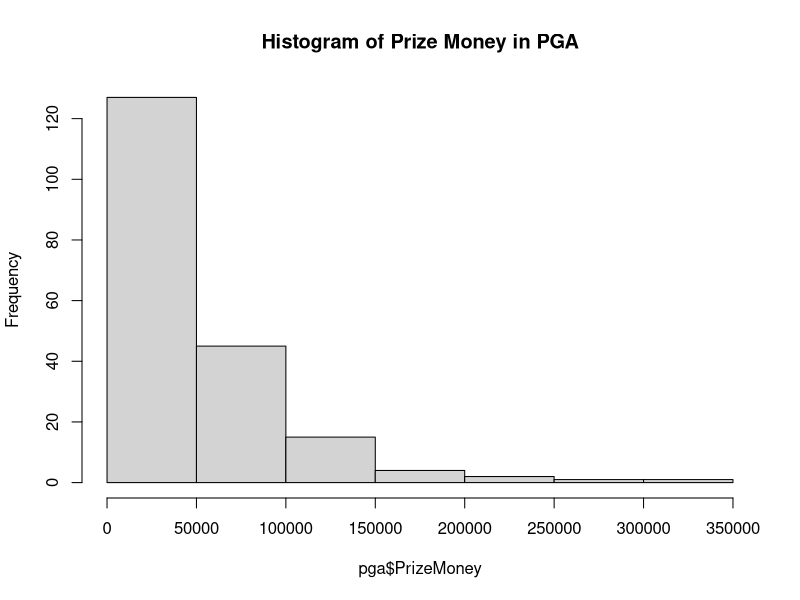
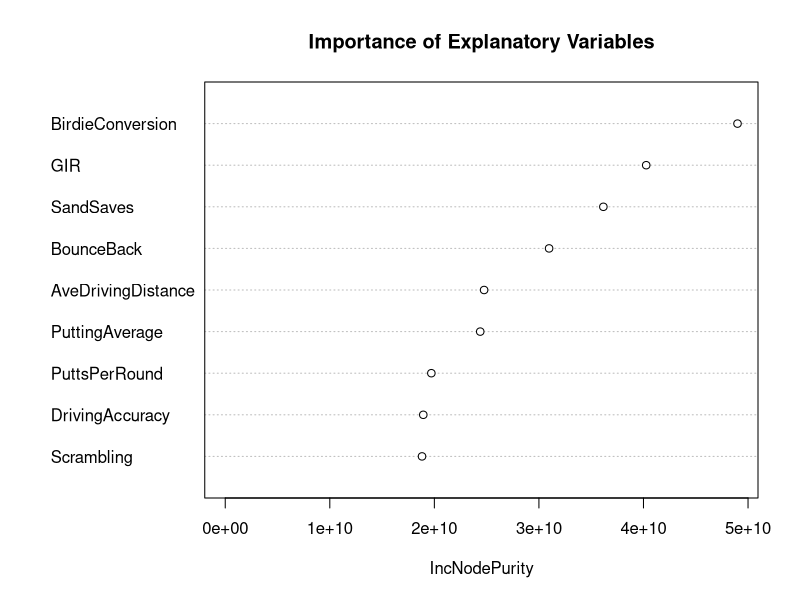

Reproduce these figures in R, in order.
#Cameron Moyle
#Random Forest Homework

#PGA Tournament Data

#The response variable for this study will be Prize Money earned, which is a quantitative variable.
#The explanatory variables that are quantitative are AveDrivingDistance, DrivingAccuracy, GIR, PuttingAverage,
#BirdieConversion, SandSaves, Scrambling, Bounceback, and PuttsPerRound.
#The categorical variable is the name of the player, which is not included in the final random forest
#There was also originally a categorical variable for whether a player was Tiger Woods (T,F), but that was removed
#from the dataset.

#Data
#Accessed 1/30/2018 from (http://www.stat.tamu.edu/~sheather/book/data_sets.php)
#Back slashes inserted to eliminate errors with "" symbols. (lines 112, 201, 208)
pga <- read.csv(header = TRUE, text = "
Name,TigerWoods,PrizeMoney,AveDrivingDistance,DrivingAccuracy ,GIR,PuttingAverage,BirdieConversion,SandSaves,Scrambling,BounceBack,PuttsPerRound
Aaron Baddeley,0,60661,288.3,60.73,58.26,1.745,31.36,54.8,59.37,19.3,27.96
Adam Scott,0,262045,301.1,62,69.12,1.767,30.39,53.61,57.94,19.35,29.28
Alex Aragon,0,3635,302.6,51.12,59.11,1.787,29.89,37.93,50.78,16.8,29.2
Alex Cejka,0,17516,288.8,66.4,67.7,1.777,29.33,45.13,54.82,17.05,29.46
Arjun Atwal,0,16683,287.7,63.24,64.04,1.761,29.32,52.44,57.07,18.21,28.93
Arron Oberholser,0,107294,285,62.53,69.27,1.775,29.2,47.2,57.67,20,29.56
Bart Bryant,0,50620,282.2,72.76,68.67,1.812,24.95,41.84,55.46,20.85,30.06
Ben Crane,0,57273,285.8,63.51,62.01,1.736,32.28,45.6,56.49,19.59,28.46
Ben Curtis,0,86782,278.8,66.61,65.25,1.798,26.36,45,56.88,14.46,29.5
Bernhard Langer,0,23396,285.8,62.41,65.66,1.778,28.94,48.45,59.1,22,29.17
Bill Haas,0,29567,296.7,57.71,64.24,1.786,29.39,48.7,59.55,19.78,29.04
Billy Andrade,0,44080,285.6,62.84,66.44,1.788,27.7,45.3,58.84,18.36,29.31
Billy Mayfair,0,47172,282.3,70.14,66.55,1.796,26.65,48.61,60.42,13.15,29.36
Bo Van Pelt,0,49640,297.4,60.72,66.45,1.772,31.09,50,57.63,21.4,29.24
Bob Estes,0,53610,286.4,64.01,66.73,1.777,28.07,51.56,60.12,17.18,29.16
Bob May,0,26129,292.7,61.9,69.09,1.785,27.86,56.41,55.36,21.18,29.47
Bob Tway,0,11989,284.5,61.16,64.17,1.771,27.68,41.67,55.27,17.28,29.08
Brad Faxon,0,20911,270.3,57.56,58.05,1.771,28.13,46.85,57.22,18.8,28.5
Brandt Jobe,0,28658,297.2,61.12,67.23,1.79,28.02,46.88,54.91,19.62,29.59
Brent Geiberger,0,19683,286.9,67.04,64.95,1.778,28.04,47.74,60.46,19.62,28.96
Brett Quigley,0,79316,289.6,58.85,67.83,1.779,29.04,53.57,61.84,20.08,29.19
Brett Wetterich,0,120927,307.8,61.46,67.82,1.766,32.23,52.94,53.47,25.71,29.3
Brian Bateman,0,24814,296.7,59.78,64.53,1.808,25.53,47.42,57.83,19.29,29.29
Brian Davis,0,27224,286.6,70.06,65.37,1.79,28.34,50,59.54,24.71,29.21
Brian Gay,0,33471,274.8,68.64,63.19,1.727,31.05,61.59,64.6,19.92,28.05
Briny Baird,0,33782,285.1,71.39,70.2,1.777,28.87,44.55,56.42,24.12,29.64
Bubba Dickerson,0,20322,298.8,62.81,65.63,1.777,29.89,49.67,53.03,22.95,29.32
Bubba Watson,0,37751,319.6,51.5,66.74,1.797,30.66,42.97,58.35,22.48,29.56
Camilo Villegas,0,60073,302.1,58.06,65.29,1.78,30.55,45.21,56.45,22.46,29.29
Carl Pettersson,0,94571,286.6,61.01,62.31,1.776,29.62,53.05,58.95,24.14,28.84
Carlos Franco,0,15668,293.4,55.71,65.18,1.814,27.98,52.45,54.55,19.44,29.9
Chad Campbell,0,112443,290.9,59.77,67.43,1.795,28.02,58.45,57.84,19.43,29.51
Charles Howell III,0,51770,295.4,56.39,65.89,1.823,26.23,48.3,56.92,20.44,29.75
Charles Warren,0,37735,300.1,64.09,67.96,1.797,27.51,45.13,58.96,16.26,29.41
Charley Hoffman,0,38455,304.4,58.01,66.61,1.753,31.94,45.91,55.86,21.11,28.94
Chris Couch,0,50249,299.7,60.98,66.15,1.793,30.53,33.91,49.02,19.69,29.83
Chris DiMarco,0,59151,279.3,64.34,66.45,1.772,29.22,51.22,59.02,22.17,29.22
Chris Riley,0,18345,284.5,70.55,62.47,1.755,30.03,61.9,60.65,15.57,28.61
Chris Smith,0,8734,299.2,66.02,69.32,1.806,27.01,36.36,52.7,19.71,30.18
Corey Pavin,0,56873,265.9,67.66,63.57,1.815,23.43,58.33,66.45,12.29,28.91
Craig Barlow,0,45752,294.1,58.04,65.75,1.769,30.54,49.54,54.67,19.2,29.41
D.A. Points,0,14499,289.4,62.37,62.92,1.773,30.35,43.84,56.18,18.5,28.95
D.J. Trahan,0,31371,291.5,64.04,64.01,1.78,29.03,49.34,56.26,15.3,29.26
Daisuke Maruyama,0,38275,284.5,71.75,66.24,1.783,28.5,44.88,57.5,17.78,29.23
Daniel Chopra,0,46377,298.5,56.77,63.5,1.712,34.75,52.72,57.47,22.04,28.21
Danny Ellis,0,16630,293.6,60.58,62.59,1.764,28.93,43.21,58,18.95,28.84
Darron Stiles,0,10504,287.7,68.23,69.67,1.789,27.17,50.72,60.37,19.67,29.67
David Duval,0,13262,297.4,51.09,60.06,1.767,30.91,49.59,52.42,15.79,28.87
David Howell,0,65174,289.1,62.38,63.21,1.73,32.88,50,53.69,19.21,28.89
David McKenzie,0,15187,284.4,67.41,65.83,1.777,28.69,50.91,57.11,18.1,29.19
David Toms,0,132327,285.4,69.18,66.18,1.759,31.43,59.43,59.29,25.54,29.01
Davis Love III,0,119444,301.9,59.89,66.59,1.751,31.53,44.9,55.14,22.52,29
Dean Wilson,0,73819,282.9,63.47,65.27,1.765,29.26,55.32,59.37,23.43,28.83
Doug Barron,0,13865,275.5,67.49,60.43,1.781,28.59,60.5,60.77,16.89,28.58
Dudley Hart,0,26301,286.3,58.13,63.79,1.783,28.99,62.2,58.96,21.74,28.92
Duffy Waldorf,0,22340,286.6,67.92,66.24,1.803,28.35,58.9,59.03,19.14,29.47
Eric Axley,0,43951,294.6,63.68,65.73,1.748,31.14,39.58,56.47,19.28,28.8
Ernie Els,0,129234,295.1,57.62,63.72,1.759,30.51,53.23,59.33,20.67,28.72
Frank Lickliter II,0,57092,286.1,66.62,67.98,1.763,29.87,45.59,61,22.5,29.04
Fred Couples,0,45904,301.5,54.36,65.33,1.816,27.01,40.59,55.13,15.76,30.02
Fred Funk,0,54477,272.8,78.01,66.35,1.785,27.1,52.41,60.06,20.07,29.33
Fredrik Jacobson,0,43820,290.7,62.45,63.99,1.76,29.61,48.94,57.58,20.99,28.79
Geoff Ogilvy,0,217748,295.3,61.89,62.94,1.769,31.44,56.67,58.89,22.17,28.93
Greg Chalmers,0,5402,286.4,53.9,59.04,1.764,29.06,56.91,56.28,19.64,28.63
Greg Kraft,0,10528,275.8,70.01,62.74,1.77,27.22,44.25,58.05,15.49,28.95
Greg Owen,0,54862,295.1,67.13,68.54,1.812,28.87,42.27,62.61,20.73,29.64
Harrison Frazar,0,30656,304.6,60.94,64.04,1.748,32.7,49.39,57.72,23.26,28.55
Heath Slocum,0,39356,281.2,74.67,67.8,1.792,27.84,51.97,55.66,16.28,29.58
Henrik Bjornstad,0,15840,296.8,62.55,64.39,1.8,27.3,45.99,57.31,20.14,29.32
Hidemichi Tanaka,0,2240,281.7,58.88,57.91,1.824,23.92,53.91,54.07,16.09,29.26
Hunter Mahan,0,38188,295,68.31,67.4,1.777,31.06,46.32,55.13,18.82,29.65
Ian Leggatt,0,13031,291.9,61.1,63.23,1.793,27.93,47.86,54.47,19.43,29.28
Ian Poulter,0,103594,287.9,70.19,66.03,1.772,28.8,50.68,60.38,25.38,29.06
J.B. Holmes,0,57216,318.8,54.13,65.3,1.802,31.56,49.26,51.98,20.08,29.75
J.J. Henry,0,82196,295.9,60.03,68.16,1.788,28.12,39.68,54.78,22.99,29.69
J.L. Lewis,0,25804,279.6,64.2,62.67,1.802,26.37,47.62,58.75,20.79,29.23
J.P. Hayes,0,36918,287.2,66.88,64.24,1.753,32.6,36.84,58.76,23.53,28.84
James Driscoll,0,7583,296.4,50.54,61.32,1.817,28.83,48.59,54.58,17.25,29.39
Jason Bohn,0,57824,289,66.78,65.87,1.797,27.89,52.87,61.97,24.46,29.18
Jason Gore,0,24724,299.6,59.95,63.03,1.796,29.97,50,53.85,19.45,29.5
Jason Schultz,0,5265,293.1,59.43,63.19,1.808,27.73,46.09,56.54,16.67,29.45
Jeff Brehaut,0,16927,286.1,66.17,67.3,1.787,29.35,42.31,55.04,17.73,29.67
Jeff Gove,0,27361,289.8,65.65,72.03,1.813,25.8,50.46,58.68,18.6,30.11
Jeff Maggert,0,55014,281.5,71.86,65.36,1.789,27.5,47.5,53.47,17.97,29.33
Jeff Overton,0,20612,299.1,58.28,65.29,1.793,28.41,51.54,59.21,21.07,29.18
Jeff Sluman,0,43173,279.8,64.81,65.24,1.763,29.54,56.02,58.86,14.84,29.05
Jerry Kelly,0,56058,278.1,70.26,67.11,1.781,28.46,54.05,60.98,19.47,29.17
Jerry Smith,0,19594,277.9,69.66,66.55,1.78,28.79,58.59,60.11,16.86,29.35
Jesper Parnevik,0,54513,290.5,61.37,64.42,1.745,30.9,47.95,60.59,22.54,28.58
Jim Furyk,0,300555,281.9,73.85,70.71,1.742,30.47,47.62,64.66,25.6,28.85
Jimmy Walker,0,7331,296.9,49.75,61.97,1.764,28.84,46.73,53.65,17.2,29.03
Joe Durant,0,100398,289.1,78.43,69.75,1.785,28.67,41.5,56,16.91,29.81
Joe Ogilvie,0,37004,287.3,64.07,65.08,1.757,30.99,52.86,59.79,20.63,28.7
Joey Sindelar,0,27673,284.2,65.58,68.64,1.799,27.09,39.69,53.54,17.65,30
John Cook,0,29296,277,70.65,66.33,1.789,27.07,46.07,60.59,18.68,29.31
John Daly,0,9149,307.1,52.48,60.88,1.79,31.47,43.18,52.46,20.22,29.37
\"John Engler, Jr.\",0,2692,287.4,58.07,59.78,1.809,25.28,49.61,53.61,16.95,29.36
John Huston,0,15964,292,58.74,62.58,1.777,30.24,48.21,58.97,20.96,28.92
John Rollins,0,53530,295.5,64.22,66.12,1.755,30.73,39.33,52.97,20.28,29.15
John Senden,0,58953,296.2,64.95,71.15,1.793,27.23,51.97,58.18,24.89,29.84
Jon Mills,0,2426,298.2,57.05,62.71,1.835,24.36,55.05,55.76,18.01,29.65
Jonathan Byrd,0,70421,298.1,64.15,69.61,1.75,33.09,48.6,60.94,22.64,29.06
Jonathan Kaye,0,18085,294.6,65.37,68.42,1.828,25.8,34.35,57.55,24.81,29.99
Jose Maria Olazabal,0,117801,287.2,59.68,65.52,1.77,28.89,54.43,57.78,19.25,29.1
Justin Leonard,0,30068,282.3,67.24,63.36,1.779,26.34,48.8,58.73,18.94,28.87
Justin Rose,0,58189,291.4,64,67.89,1.759,31.72,52.31,58.29,21.31,29
K.J. Choi,0,91406,287,65.03,68.12,1.792,27.53,56.49,58.9,17.01,29.51
Kenny Perry,0,37214,293.1,68.45,68.75,1.813,26.46,48.84,54.57,17.67,30.19
Kent Jones,0,26899,287.1,67.95,65.46,1.762,29.54,52.87,55.89,18.63,29.2
Kevin Sutherland,0,25918,293.5,64.52,68.29,1.796,27.15,52.99,60.58,21.31,29.5
Kirk Triplett,0,42589,281,72.76,65.28,1.757,29.05,45.35,56,18.56,28.79
Kris Cox,0,18494,298.4,59.31,66.39,1.783,28.66,48.04,56.73,17.57,29.3
Larry Mize,0,12110,278.3,74.33,64.16,1.803,23.17,43.75,60.49,16.79,29.18
Lee Janzen,0,18721,282.7,56.39,63.08,1.765,30.58,50.35,52.76,17.95,29.23
Len Mattiace,0,3025,290.6,56.71,58.85,1.773,29.21,47.37,55.38,17.39,28.75
Lucas Glover,0,83483,299.4,63.69,67.33,1.763,32.02,47.53,56.23,20.42,29.15
Luke Donald,0,176523,283.7,66.86,66.05,1.752,30.19,63.64,65.35,22.22,28.54
Marco Dawson,0,20188,291.9,61.17,64.94,1.752,30.74,53.23,56.47,20.32,28.67
Mark Brooks,0,5777,274.3,69.35,62.92,1.799,23.86,48.03,57.41,15.27,29.27
Mark Calcavecchia,0,26123,282.4,65.3,62.07,1.792,30.67,44.3,56.28,16.99,29.37
Mark O'Meara,0,11315,274.4,57.35,59.44,1.778,27.66,51.11,58.9,16.46,28.7
Mark Wilson,0,18513,282,67.23,67.98,1.758,29.85,55.81,58.45,19.5,29.28
Mathew Goggin,0,41390,296,63.5,67.14,1.824,27.78,45.13,55.31,16.82,30.16
Mathias Gronberg,0,22467,295.1,62.51,66.54,1.8,29.17,40.28,56.34,22.61,29.39
Matt Hansen,0,7490,300.5,59.85,66.92,1.839,27.36,39.08,58.02,18.36,30.15
Michael Allen,0,18838,291.8,58.01,62.7,1.746,31.86,59.09,58.87,17.96,28.48
Michael Connell,0,4444,281.9,60.99,64.12,1.819,26.4,45.07,51.29,20.22,30
Mike Sposa,0,5285,284.8,65.71,63.16,1.823,26.93,56.04,59.63,20.1,29.37
Mike Weir,0,78489,281.2,64.1,66.47,1.752,30.73,53.79,58.67,21.79,29.06
Nathan Green,0,56693,282,63.1,63.03,1.757,31.32,53.07,60.98,24.92,28.56
Nicholas Thompson,0,8272,295.6,67.44,65.35,1.829,27.17,44.67,53.79,17.52,30.12
Nick Watney,0,42890,300.6,61.78,65.38,1.788,31.72,43.51,61.15,21.64,29.08
Olin Browne,0,25135,276.6,73.56,64.32,1.764,29.06,44.59,55.09,23.68,28.86
Omar Uresti,0,26532,280.5,74.3,66.38,1.807,25.89,47.89,63.59,20.92,29.34
Padraig Harrington,0,89312,294.7,66.14,65.22,1.758,31.18,52.86,60.38,23.26,29.04
Pat Perez,0,37869,298.4,59.31,64.67,1.771,30.05,47.19,54.4,20,29.04
Patrick Sheehan,0,11376,287.5,64.99,63.89,1.788,26.92,41.22,59.08,15.85,28.99
Paul Azinger,0,23403,285.8,62.65,62.39,1.769,28,52.35,63.16,15.52,28.38
Paul Goydos,0,37100,274.3,72.9,65.28,1.793,26.98,44.35,60.67,16.83,29.17
Paul Stankowski,0,14527,295.4,61.23,65.87,1.811,26.9,47.87,56.98,15.5,29.71
Peter Lonard,0,38046,280.6,64.19,63.16,1.824,25.35,57.14,58.13,19.33,29.51
Phil Mickelson,0,224027,300.7,58.61,68.28,1.731,35.66,40.4,55.84,23.33,28.91
Retief Goosen,0,145414,297.6,57.28,65.46,1.771,30.26,49.48,57.37,23.78,28.98
Rich Beem,0,24379,295.6,63.24,66.2,1.787,29.25,44.87,53.66,20.16,29.6
Richard S. Johnson,0,53634,283.4,67.99,66.02,1.764,28.43,46.81,59.83,21.25,28.94
Robert Allenby,0,68345,293.9,69.33,67.89,1.746,31.09,51.49,56.18,20.09,29.1
Robert Damron,0,14558,281.7,62.93,63.55,1.781,27.87,50.35,57.62,24.1,28.93
Robert Gamez,0,16455,279.5,69.51,64.83,1.788,27.67,52.9,55.97,21.02,29.26
Robert Garrigus,0,19200,309.8,57.25,64.66,1.792,31.43,45.89,54.73,24.63,29.28
Rod Pampling,0,111028,288.2,60.46,62.5,1.745,30.65,59.15,58.2,20.08,28.44
Roger Tambellini,0,4667,299.2,57.53,65.39,1.833,26.43,39.36,49.47,19.03,30.18
Ron Whittaker,0,10715,281.8,68.57,66.03,1.792,26.2,37.5,54.24,18.45,29.63
Rory Sabbatini,0,119240,290.4,56.49,64.52,1.781,30.18,54.48,59.43,19.83,28.92
Ryan Hietala,0,3816,305.9,51.03,60.08,1.809,26.96,40.66,53.07,15.81,29.36
Ryan Moore,0,51005,292.2,66.96,63.25,1.773,30.27,52.25,59.77,20.32,28.69
Ryan Palmer,0,36428,295.8,62.03,64.2,1.764,30.93,43.4,58.78,20.27,28.8
Ryuji Imada,0,32843,284.9,58.62,64.81,1.764,28.04,54.94,60.68,22.34,28.87
Scott Gutschewski,0,19973,303.3,64.98,66.67,1.77,29.06,41.77,51.63,16.46,29.53
Scott Verplank,0,69173,276.1,75.23,66.02,1.755,29.9,50.39,62.55,19.55,28.72
Sean O'Hair,0,47046,292.7,63.7,64.74,1.8,29.74,51.9,55.79,22.4,29.56
Sergio Garcia,0,91808,292.7,61.11,67.47,1.802,30.43,46.74,52.8,23.56,29.78
Shane Bertsch,0,20502,279.1,67.35,63.89,1.751,30.28,46.11,57.47,20.52,28.71
Shaun Micheel,0,56305,288.4,61.79,67.62,1.777,28.05,46.34,56.27,20.82,29.53
Shigeki Maruyama,0,38471,286.3,61.37,63.59,1.749,30.86,50.64,60.86,19.77,28.58
Skip Kendall,0,19997,281.2,72.08,67.21,1.77,27.24,49.52,58.82,18.46,29.15
Stephen Ames,0,114055,289.8,62.98,66.49,1.752,30.41,45.54,59.09,20.96,29.05
Stephen Leaney,0,27657,276.4,65.81,67.13,1.755,27.88,50.5,60.97,16.02,28.95
Steve Elkington,0,15012,285.8,73.91,69.61,1.817,24.96,57.14,64.52,15.97,29.88
Steve Flesch,0,42958,286.2,65.59,65.99,1.771,28.43,55.61,60.8,20.4,28.88
Steve Jones,0,11421,277.1,64.51,62.8,1.809,26.24,49.25,57.92,14.18,29.33
Steve Lowery,0,36289,287.1,62.52,65.46,1.782,28.33,52.29,57.21,15.94,29.14
Steve Stricker,0,106577,285.3,66.98,68.01,1.734,30.56,62.03,65.55,17.74,28.26
Stewart Cink,0,105997,292,59.72,64.9,1.756,30.99,57.34,60.61,18.49,28.75
Stuart Appleby,0,150889,289.7,59.62,63.53,1.743,31.53,56.72,59.18,17.35,28.63
Tag Ridings,0,15098,305.3,54.1,61.22,1.766,31.72,51.02,54.58,19.12,28.79
Ted Purdy,0,36861,287.8,65.86,67.05,1.796,28.62,41.55,54.09,23.3,29.66
Thomas Levet,0,9062,286.9,64.01,65.9,1.851,23.71,47.52,58.47,14.84,30.1
Tiger Woods,1,662771,306.4,60.71,74.15,1.756,35.26,55.17,62.81,24.77,29.38
Tim Clark,0,89770,276.7,67.27,65.96,1.763,30.66,47.9,59.09,18.81,29.03
Tim Herron,0,65783,294.8,58.28,62.62,1.802,27.17,51.88,55.23,14.02,29.44
Tim Petrovic,0,20064,281,63.54,61.29,1.799,27.35,56.25,60.57,14.08,29.01
Tjaart van der Walt,0,11187,282.7,69.69,64.52,1.808,25.45,46.67,62.91,18.71,29.42
Todd Fischer,0,11309,274.6,64.83,62.23,1.744,29.27,40,56.76,21.55,28.59
Todd Hamilton,0,6117,283.6,56.32,56.87,1.792,27.38,42.15,51.34,14.29,29.01
Tom Lehman,0,84604,286.6,60.96,65.93,1.827,24.37,39.36,54.89,16.48,30.08
\"Tom Pernice, Jr.\",0,72623,283.9,65.28,64.53,1.756,31.7,51.72,58.58,22.22,28.88
Tommy Armour III,0,14098,282.4,66.74,63.76,1.752,29.97,42.86,53.77,19.9,29.08
Trevor Immelman,0,160175,294.9,62.08,69.06,1.771,30.06,55.05,60.54,19.91,29.26
Troy Matteson,0,55581,298.7,59.45,66.34,1.803,28.12,47.17,57.68,15.12,29.52
Vance Veazey,0,10354,285.8,57.58,61.58,1.752,30.02,48.24,51.96,17.24,28.93
Vaughn Taylor,0,68613,286.6,63.31,64.08,1.725,34.26,57.35,55.36,25.93,28.67
Vijay Singh,0,170460,293.7,59.4,67.83,1.753,31.77,55.09,60.28,22.39,28.89
\"Wes Short, Jr.\",0,12803,291.6,57.78,64.18,1.782,30.56,48.41,49.5,20.95,29.7
Will MacKenzie,0,30344,296.7,62.91,67.99,1.809,28.65,38.33,54.44,21.19,29.97
Woody Austin,0,38043,287.7,61.11,62.67,1.773,30.49,47.94,59.94,21.85,28.72
Zach Johnson,0,90824,283.7,69.63,66.86,1.774,26.94,47.29,57.52,18.91,29.32
")

#Delete Tiger Woods Column and Rows (and save him for later)
pga <- pga[,-2]
tiger.obs <- pga[178,]
pga <- pga[-178,]

#EDA 
hist(pga$PrizeMoney, main = "Histogram of Prize Money in PGA")

#Create Train and Test data sets for Random Forest
set.seed(18)
train.rows <- sample(length(pga[,1]),150)
pga.train <- pga[train.rows,-1]
pga.test <- pga[-train.rows,-1]

#Validate similarities between train and test datasets
summary(pga.train$PrizeMoney)
summary(pga.test$PrizeMoney)
#The means look very similar

# Grow a Random Forest on pga.train
# Validate predictions on pga.test

library(randomForest)
#Fit Random Forest Model
out.PrizeMoney<-randomForest(x = pga.train[,-1], y = pga.train$PrizeMoney,
                        xtest = pga.test[,-1], ytest = pga.test$PrizeMoney,  # Validates the model
                        replace = TRUE,                                      #Bootstrap samples for trees
                        keep.forest = TRUE,                     #Normally erases trees for memory
                        ntree = 200,                    #Number of trees we want (50-100 is good)
                        mtry = 3,                #Number of explanatory variables they get to look at.
                        nodesize = 5)           #The deepest that the trees will go
#Prediction Performance
out.PrizeMoney

#Compute RMSE
sqrt(448333536) #Train
#[1] 21173.89
sqrt(111353491) #Test
#[1] 10552.42

#Use random forest to predict expected Prize Money for Tiger Woods
predict(out.PrizeMoney, newdata=tiger.obs)
#The model predicts that Tiger Woods would make $207,332.20

# Model Insight (interpretation)
importance(out.PrizeMoney)
varImpPlot(out.PrizeMoney, main = "Importance of Explanatory Variables")

#Important Explanatory Variables
#1- BirdieConversion
#2- GIR
#3- PuttingAverage

#Analysis weaknessess
# We lack an explanation for the predictions that we see, and we can't pinpoint which explanatory variable
# is responsible for our prediction because it may be prominent in one tree, and not in another. 


